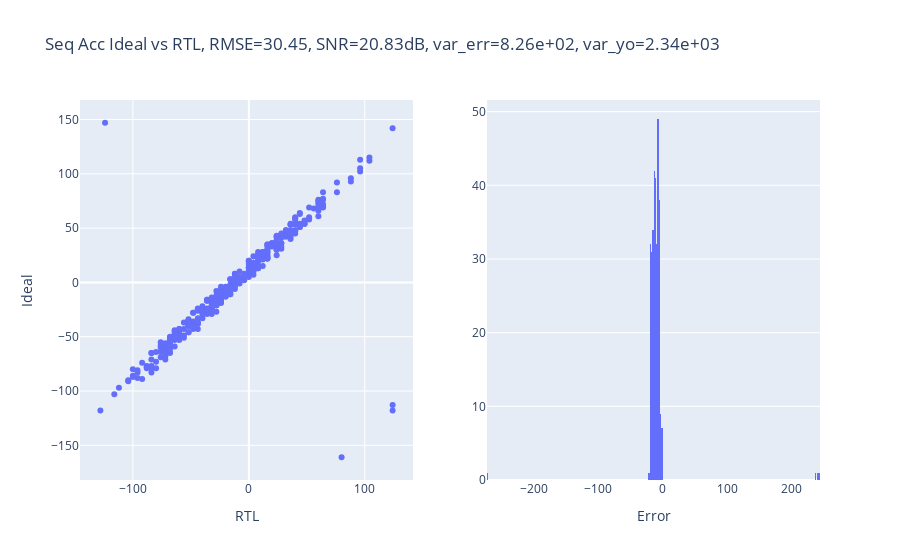

The notebook cell this image was saved under:
### Markdown cell above
# Sequential Accelerator Simulations

### Code cell
w,x,wx_outBits = generate_qracc_inputs(
    wDimX = 32, #nColumns
    wDimY = 128, #nRows
    xBatches = 10,
    xTrits = 3,
    outBits = 4,
    seed = 0,
    weight_mode = 'bipolar',
    col_symmetric=False
)

# ams = np.loadtxt('../tb/seq_acc/inputs/adc_out.txt')
rtl = np.loadtxt('../tb/seq_acc/inputs/mac_out_rtlsims.txt')

wx = w @ x.T

# rtl.astype(int), wx[::-1].T

rtl_fp = rtl.flatten()#/(2**8)
wx_fp = wx[::-1].T.flatten()#/(2**8)

rmse = np.sqrt(np.mean((rtl_fp - wx_fp)**2))
# SNR

err = rtl_fp - wx_fp
snr = 20*np.log(np.var(rtl_fp) / np.var(err))
var_err = np.var(err)
var_rtl = np.var(rtl_fp)

a = px.scatter(
    x=rtl.flatten(), 
    y=wx[::-1].T.flatten(), 
    width=400, 
    height=400, 
    title=f'Ideal vs RTL, RMSE={rmse:.2f}, SNR={snr:.2f}dB', 
    labels={'x': 'RTL', 'y': 'Ideal'}
)
b = px.histogram(
    err,
    width = 400,
    height = 400,
    title = 'Error Histogram',
    nbins=500
)

fig = sp.make_subplots(rows=1, cols=2)
fig.append_trace(a["data"][0], 1, 1)
fig.append_trace(b["data"][0], 1, 2)

fig.update_layout(
    title_text=f'Seq Acc Ideal vs RTL, RMSE={rmse:.2f}, SNR={snr:.2f}dB, var_err={var_err:.2e}, var_yo={var_rtl:.2e}',
    showlegend=False
)
fig.update_xaxes(title_text='RTL', row=1, col=1)
fig.update_yaxes(title_text='Ideal', row=1, col=1)
fig.update_xaxes(title_text='Error', row=1, col=2)
fig.show()
print(f'SNR of ideal ADC: {6.02*4 + 1.76:.2f}dB')

### Figure 1 — Plotly figure (JSON) as saved in the notebook; plotly's stock layout.template omitted (floating-point values rounded to 4 significant figures; data arrays with more than 128 entries replaced by an {"elided": "..."} marker saying what was removed)
{"data": [{"hovertemplate": "RTL=%{x}<br>Ideal=%{y}<extra></extra>", "legendgroup": "", "marker": {"color": "#636efa", "symbol": "circle"}, "mode": "markers", "name": "", "orientation": "v", "showlegend": false, "type": "scatter", "x": {"elided": "320 int values"}, "xaxis": "x", "y": {"elided": "320 int values"}, "yaxis": "y"}, {"alignmentgroup": "True", "bingroup": "x", "hovertemplate": "variable=0<br>value=%{x}<br>count=%{y}<extra></extra>", "legendgroup": "0", "marker": {"color": "#636efa", "pattern": {"shape": ""}}, "name": "0", "nbinsx": 500, "offsetgroup": "0", "orientation": "v", "showlegend": true, "type": "histogram", "x": {"elided": "320 int values"}, "xaxis": "x2", "yaxis": "y2"}], "layout": {"showlegend": false, "title": {"text": "Seq Acc Ideal vs RTL, RMSE=30.45, SNR=20.83dB, var_err=8.26e+02, var_yo=2.34e+03"}, "xaxis": {"anchor": "y", "domain": [0, 0.45], "title": {"text": "RTL"}}, "xaxis2": {"anchor": "y2", "domain": [0.55, 1], "title": {"text": "Error"}}, "yaxis": {"anchor": "x", "domain": [0, 1], "title": {"text": "Ideal"}}, "yaxis2": {"anchor": "x2", "domain": [0, 1]}}}
